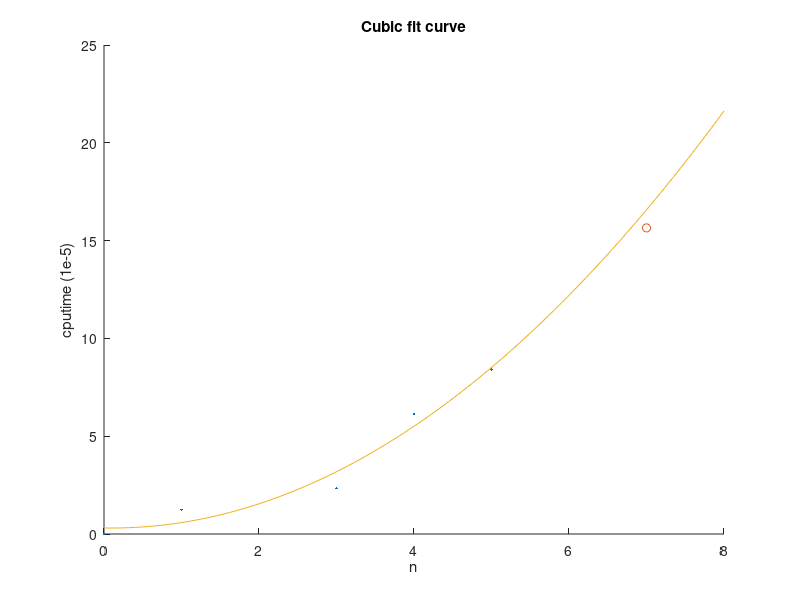

Write the MATLAB code that produced this figure.
x = [0,1,3,4,5];
y = [0, 1.24,2.34,6.12,8.40];
f1 = x;
f2 = x.^2;
p = polyfit(x,y,2);
%[7,15.65] leaving out the last point and then ploting best fit and then
%verifying


x1 = linspace(0,8);
y1 = polyval(p,x1);
figure
hold on
plot(x,y,'.')
plot(7,15.65,'o')
plot(x1,y1)
title("Cubic fit curve")
xlabel("n")
ylabel("cputime (1e-5)")
hold off

disp(p)